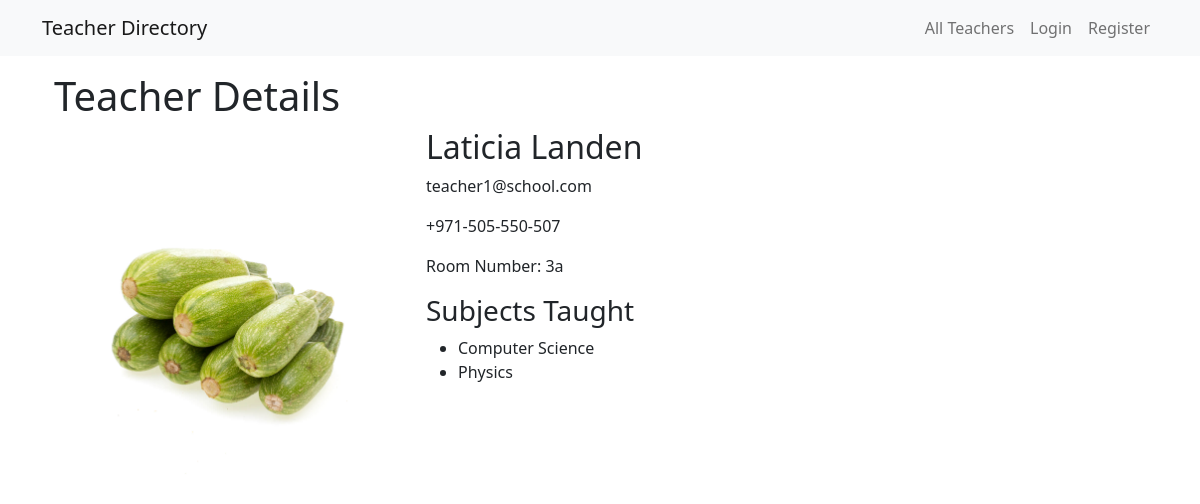
The page /22/ on the database its author committed.
### teacher/models.py (models this page shows, shortened)
class Teacher(models.Model):
    first_name = models.CharField(max_length=50)
    last_name = models.CharField(max_length=50)
    email = models.EmailField(max_length=255, unique=True)
    phone = models.CharField(max_length=30)
    room_number = models.CharField(max_length=5)
    profile_image = models.ImageField(upload_to='teacher_profile_images', blank=True)
    subjects_taught = models.ManyToManyField(Subject, related_name='teachers')

class Subject(models.Model):
    name = models.CharField(max_length=255)

### teacher/views.py (the view)
# urls.py: path('<int:teacher_id>/', views.teacher_details, name='view_teacher_details'),
def teacher_details(request, teacher_id):
    teacher = models.Teacher.objects.get(id=teacher_id)
    context = {
        'teacher': teacher,
    }
    return render(request, 'teacher/detailed_teacher.html', context=context)

### teacher/templates/teacher/detailed_teacher.html
{% extends 'base.html' %}
{% block content %}
    {% load static %}
    <div class="container">
        <div class="row">
            <div class="col-md-12">
                <h1>Teacher Details</h1>
            </div>
        </div>
        <div class="row">
            <div class="col-md-12">
                <div class="teacher_details">
                    <div class="row">
                        <div class="col-md-4">
                            <div class="teacher_image">
                                {% if teacher.profile_image %}
                                <img
                                    src="{{ teacher.profile_image.url }}"
                                    alt="{{ teacher.first_name }} {{ teacher.last_name }}">
                                {% else %}
                                <img
                                    src="{% static 'images/default_image.jpg' %}"
                                    alt="{{ teacher.first_name }} {{ teacher.last_name }}">
                                {% endif %}
                            </div>
                        </div>
                        <div class="col-md-8">
                            <div class="teacher_details_info">
                                <h2>{{ teacher.first_name }} {{ teacher.last_name }}</h2>
                                <p>{{ teacher.email }}</p>
                                <p>{{ teacher.phone }}</p>
                                <p>Room Number: {{ teacher.room_number }}</p>
                                <h3>Subjects Taught</h3>
                                <ul>
                                    {% for subject in teacher.subjects_taught.all %}
                                        <li class="subject-item">{{ subject.name }}</li>
                                    {% endfor %}
                                </ul>
                            </div>
                        </div>
                    </div>
                </div>
            </div>
        </div>
    </div>
{% endblock %}

### teacher/static/css/layout.css (style rules this page uses)
.teacher_image { width: 100%; height: 100%; }
.teacher_image img { width: 100%; object-fit: cover; }
.subject-item { text-transform: capitalize; }

### rows shown on the page
Teacher: profile_image (picture), first_name "Laticia", last_name "Landen", email "teacher1@school.com", phone "+971-505-550-507", room_number "3a"
Subject: name "Computer Science"
Subject: name "Physics"
